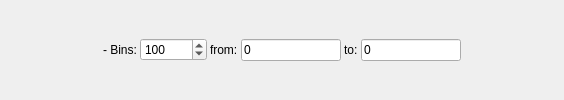
         <widget class="QFrame" name="frPTHistX">
          <property name="minimumSize">
           <size>
            <width>0</width>
            <height>0</height>
           </size>
          </property>
          <property name="frameShape">
           <enum>QFrame::NoFrame</enum>
          </property>
          <property name="frameShadow">
           <enum>QFrame::Raised</enum>
          </property>
          <layout class="QHBoxLayout" name="horizontalLayout_21">
           <property name="spacing">
            <number>3</number>
           </property>
           <property name="leftMargin">
            <number>0</number>
           </property>
           <property name="topMargin">
            <number>0</number>
           </property>
           <property name="rightMargin">
            <number>0</number>
           </property>
           <property name="bottomMargin">
            <number>0</number>
           </property>
           <item>
            <spacer name="horizontalSpacer_16">
             <property name="orientation">
              <enum>Qt::Horizontal</enum>
             </property>
             <property name="sizeHint" stdset="0">
              <size>
               <width>103</width>
               <height>20</height>
              </size>
             </property>
            </spacer>
           </item>
           <item>
            <widget class="QLabel" name="label_18">
             <property name="text">
              <string>- Bins:</string>
             </property>
            </widget>
           </item>
           <item>
            <widget class="QSpinBox" name="sbPTHistBinsX">
             <property name="minimum">
              <number>1</number>
             </property>
             <property name="maximum">
              <number>100000</number>
             </property>
             <property name="value">
              <number>100</number>
             </property>
            </widget>
           </item>
           <item>
            <widget class="QLabel" name="label_19">
             <property name="text">
              <string>from:</string>
             </property>
            </widget>
           </item>
           <item>
            <widget class="QLineEdit" name="ledPTHistFromX">
             <property name="maximumSize">
              <size>
               <width>100</width>
               <height>16777215</height>
              </size>
             </property>
             <property name="text">
              <string>0</string>
             </property>
            </widget>
           </item>
           <item>
            <widget class="QLabel" name="label_20">
             <property name="text">
              <string>to:</string>
             </property>
            </widget>
           </item>
           <item>
            <widget class="QLineEdit" name="ledPTHistToX">
             <property name="maximumSize">
              <size>
               <width>100</width>
               <height>16777215</height>
              </size>
             </property>
             <property name="text">
              <string>0</string>
             </property>
            </widget>
           </item>
           <item>
            <spacer name="horizontalSpacer_21">
             <property name="orientation">
              <enum>Qt::Horizontal</enum>
             </property>
             <property name="sizeHint" stdset="0">
              <size>
               <width>103</width>
               <height>20</height>
              </size>
             </property>
            </spacer>
           </item>
          </layout>
         </widget>
